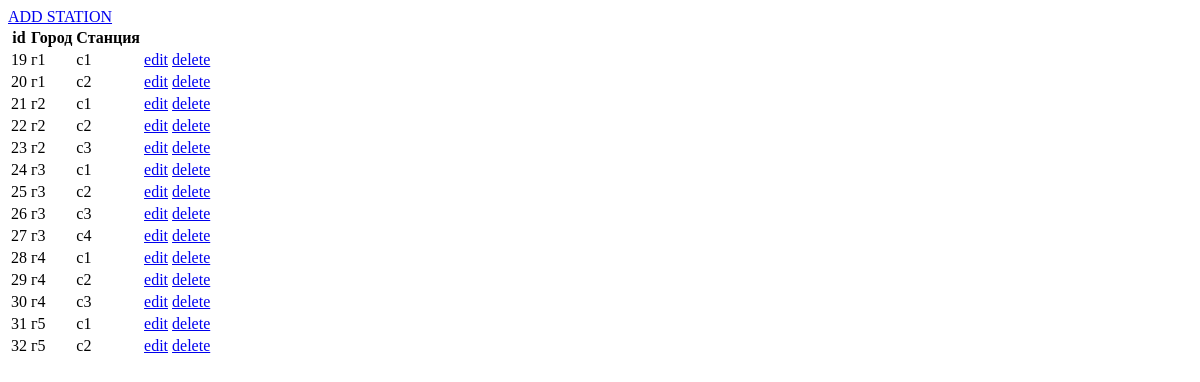
The page /admin/stations.php on the database as committed earlier.
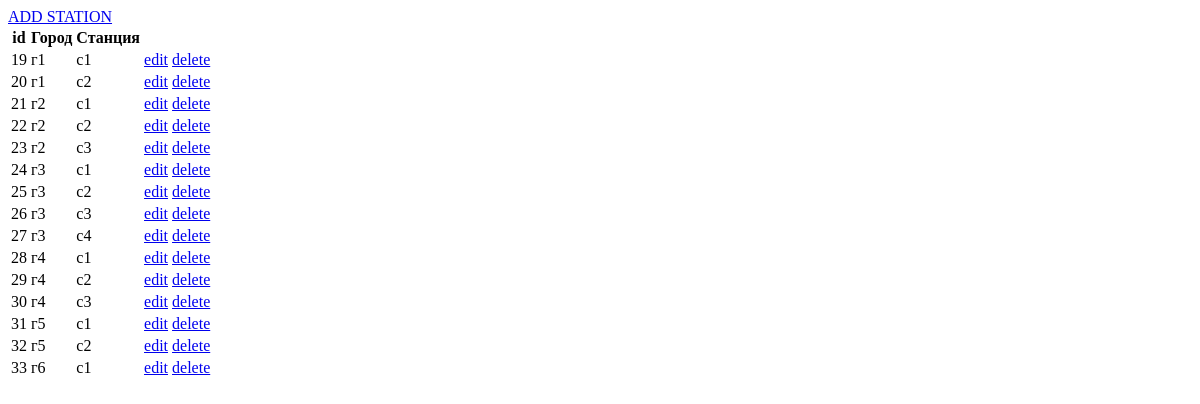
The same page on the database as committed later.
### tables this page shows
CREATE TABLE IF NOT EXISTS `Stations` (
  `id` int(11) NOT NULL AUTO_INCREMENT,
  `city` varchar(128) NOT NULL,
  `name` varchar(128) NOT NULL,
  PRIMARY KEY (`id`)
);

### admin/stations.php (called while the page is built, shortened)
<?php
	include '../init.php';
	if (isset($_GET['action'])) {
		switch($_GET['action']){
			case 'add':
				$template['show_form'] = true;
				$template['formAction'] = 'add';
				break;
			case 'edit':
				$template['show_form'] = true;
				$template['formAction'] = 'edit';
				if(isset($_GET['id'])){
					$query = "SELECT `city`, `name` FROM `Stations` WHERE `id` = '{$_GET['id']}'";
					$result = mysql_query($query) or die(mysql_error());
					$row = mysql_fetch_assoc($result);
					$template['formCity'] = $row['city'];
					$template['formName'] = $row['name'];
					$template['formId'] = $_GET['id'];
				}
				break;
			case 'delete':
				$template['showForm'] = false;
				$query = "DELETE FROM `Stations` WHERE `id` = '{$_GET['id']}'";
				$result = mysql_query($query) or die(mysql_error());
				header("Location: /admin/stations.php");
			break;
		}
	} else {
		$template['show_form'] = false;
		$query = "SELECT * FROM Stations ORDER BY `city`, `name`";
		$result = mysql_query($query);
		$template['list'] = array();
		while($row = mysql_fetch_assoc($result)){
			$template['list'][] = $row;
		}
	}
	include ABSPATH.'/admin/views/stations.php';

### init.php (called while the page is built, shortened)
<?php
	$template = array();

### admin/views/stations.php (the view, shortened to what this page needs)
<!DOCTYPE html>
<html>
<head>
</head>
<body>
<?php if($template['show_form']){ ?>
	<?php if(isset($template['error'])){ ?>
		<p><?= $template['error']?></p>
	<?php } ?>
	<form action="/admin/stations.php" method="POST">
		<input type="hidden" name="action" value="<?=$template['formAction'] ?>"/>
		<?php if($template['formAction'] === 'edit'){?>
			<input type="hidden" name="id" value="<?=$template['formId']?>">
		<? } ?>
		ГОРОД: <input type="text" name="city"
				value="<?= ($template['formAction'] === 'edit') ? $template['formCity'] : ''?>" />
		СТАНЦИЯ: <input type="text" name="name"
				value="<?= ($template['formAction'] === 'edit') ? $template['formName'] : ''?>"/>
		<input type="submit" value="CREATE">
	</form>
<?php } else {?>
<a href="/admin/stations.php?action=add">ADD STATION</a>
	<table>
		<thead>
			<tr>
				<th>id</th>
				<th>Город</th>
				<th>Станция</th>
				<th colspan="2"></th>
			</tr>
		</thead>
		<tbody>
			<?php foreach($template['list'] as $item){ ?>
				<tr>
					<td><?=$item['id']?></td>
					<td><?=$item['city']?></td>
					<td><?=$item['name']?></td>
					<td><a href="/admin/stations.php?action=edit&id=<?=$item['id']?>">edit</a></td>
					<td><a href="/admin/stations.php?action=delete&id=<?=$item['id']?>">delete</a></td>
				</tr>
			<?} ?>
		</tbody>
	</table>
<?php } ?>
</body>
</html>

Rows that differ between the two databases and show on the page:
added stations: id "33", city "г6", name "с1"
